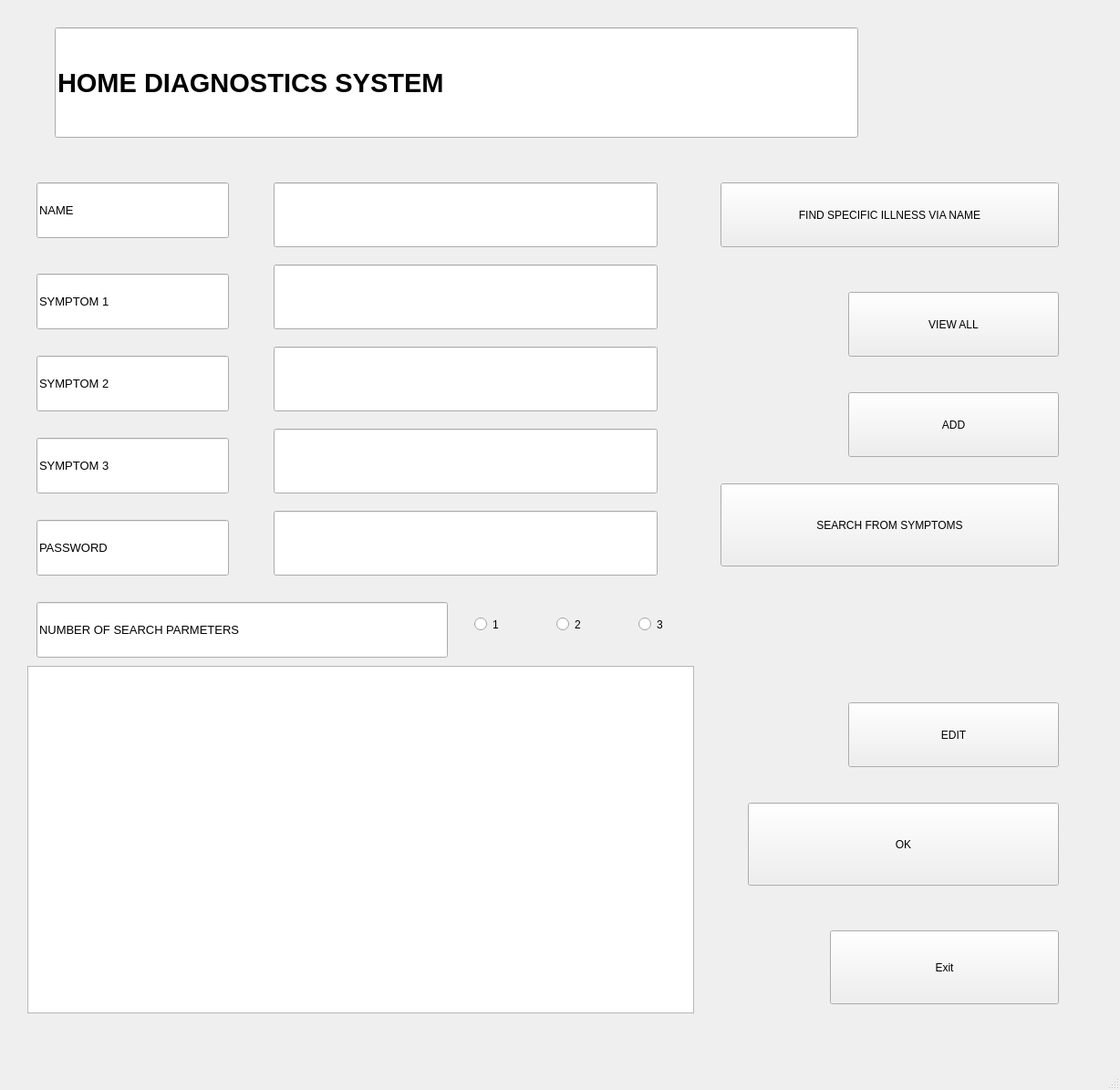
<?xml version="1.0" encoding="UTF-8"?>
<ui version="4.0">
 <class>MainWindow</class>
 <widget class="QMainWindow" name="MainWindow">
  <property name="geometry">
   <rect>
    <x>0</x>
    <y>0</y>
    <width>1228</width>
    <height>1195</height>
   </rect>
  </property>
  <property name="windowTitle">
   <string>MainWindow</string>
  </property>
  <widget class="QWidget" name="centralwidget">
   <widget class="QPushButton" name="btn_add">
    <property name="geometry">
     <rect>
      <x>930</x>
      <y>430</y>
      <width>231</width>
      <height>71</height>
     </rect>
    </property>
    <property name="text">
     <string>ADD</string>
    </property>
   </widget>
   <widget class="QPushButton" name="btn_search">
    <property name="geometry">
     <rect>
      <x>790</x>
      <y>530</y>
      <width>371</width>
      <height>91</height>
     </rect>
    </property>
    <property name="text">
     <string>SEARCH FROM SYMPTOMS</string>
    </property>
   </widget>
   <widget class="QPushButton" name="btn_exit">
    <property name="geometry">
     <rect>
      <x>910</x>
      <y>1020</y>
      <width>251</width>
      <height>81</height>
     </rect>
    </property>
    <property name="text">
     <string>Exit</string>
    </property>
   </widget>
   <widget class="QLineEdit" name="lne_pass">
    <property name="geometry">
     <rect>
      <x>300</x>
      <y>560</y>
      <width>421</width>
      <height>71</height>
     </rect>
    </property>
   </widget>
   <widget class="QLineEdit" name="lineEdit_5">
    <property name="geometry">
     <rect>
      <x>40</x>
      <y>390</y>
      <width>211</width>
      <height>61</height>
     </rect>
    </property>
    <property name="font">
     <font>
      <family>Segoe UI</family>
      <pointsize>10</pointsize>
     </font>
    </property>
    <property name="text">
     <string>SYMPTOM 2</string>
    </property>
   </widget>
   <widget class="QLineEdit" name="lineEdit_4">
    <property name="geometry">
     <rect>
      <x>40</x>
      <y>300</y>
      <width>211</width>
      <height>61</height>
     </rect>
    </property>
    <property name="font">
     <font>
      <family>Segoe UI</family>
      <pointsize>10</pointsize>
     </font>
    </property>
    <property name="text">
     <string>SYMPTOM 1</string>
    </property>
   </widget>
   <widget class="QLineEdit" name="lineEdit_12">
    <property name="geometry">
     <rect>
      <x>40</x>
      <y>660</y>
      <width>451</width>
      <height>61</height>
     </rect>
    </property>
    <property name="font">
     <font>
      <family>Segoe UI</family>
      <pointsize>10</pointsize>
     </font>
    </property>
    <property name="text">
     <string>NUMBER OF SEARCH PARMETERS</string>
    </property>
   </widget>
   <widget class="QPushButton" name="btn_ok">
    <property name="geometry">
     <rect>
      <x>820</x>
      <y>880</y>
      <width>341</width>
      <height>91</height>
     </rect>
    </property>
    <property name="text">
     <string>OK</string>
    </property>
   </widget>
   <widget class="QLineEdit" name="lineEdit_6">
    <property name="geometry">
     <rect>
      <x>40</x>
      <y>480</y>
      <width>211</width>
      <height>61</height>
     </rect>
    </property>
    <property name="font">
     <font>
      <family>Segoe UI</family>
      <pointsize>10</pointsize>
     </font>
    </property>
    <property name="text">
     <string>SYMPTOM 3</string>
    </property>
   </widget>
   <widget class="QTextEdit" name="txt_edit1">
    <property name="geometry">
     <rect>
      <x>30</x>
      <y>730</y>
      <width>731</width>
      <height>381</height>
     </rect>
    </property>
    <property name="font">
     <font>
      <family>Nirmala UI</family>
      <pointsize>10</pointsize>
     </font>
    </property>
   </widget>
   <widget class="QLineEdit" name="lne_title">
    <property name="geometry">
     <rect>
      <x>60</x>
      <y>30</y>
      <width>881</width>
      <height>121</height>
     </rect>
    </property>
    <property name="font">
     <font>
      <family>Segoe UI</family>
      <pointsize>22</pointsize>
      <weight>75</weight>
      <bold>true</bold>
     </font>
    </property>
    <property name="text">
     <string>HOME DIAGNOSTICS SYSTEM</string>
    </property>
   </widget>
   <widget class="QLineEdit" name="lineEdit_11">
    <property name="geometry">
     <rect>
      <x>40</x>
      <y>570</y>
      <width>211</width>
      <height>61</height>
     </rect>
    </property>
    <property name="font">
     <font>
      <family>Segoe UI</family>
      <pointsize>10</pointsize>
     </font>
    </property>
    <property name="text">
     <string>PASSWORD</string>
    </property>
   </widget>
   <widget class="QRadioButton" name="rbn_2">
    <property name="geometry">
     <rect>
      <x>610</x>
      <y>670</y>
      <width>156</width>
      <height>29</height>
     </rect>
    </property>
    <property name="text">
     <string>2</string>
    </property>
   </widget>
   <widget class="QPushButton" name="btn_viewall">
    <property name="geometry">
     <rect>
      <x>930</x>
      <y>320</y>
      <width>231</width>
      <height>71</height>
     </rect>
    </property>
    <property name="text">
     <string>VIEW ALL</string>
    </property>
   </widget>
   <widget class="QLineEdit" name="lne_sy3">
    <property name="geometry">
     <rect>
      <x>300</x>
      <y>470</y>
      <width>421</width>
      <height>71</height>
     </rect>
    </property>
   </widget>
   <widget class="QPushButton" name="btn_edit">
    <property name="geometry">
     <rect>
      <x>930</x>
      <y>770</y>
      <width>231</width>
      <height>71</height>
     </rect>
    </property>
    <property name="text">
     <string>EDIT</string>
    </property>
   </widget>
   <widget class="QPushButton" name="btn_findname">
    <property name="geometry">
     <rect>
      <x>790</x>
      <y>200</y>
      <width>371</width>
      <height>71</height>
     </rect>
    </property>
    <property name="text">
     <string>FIND SPECIFIC ILLNESS VIA NAME</string>
    </property>
   </widget>
   <widget class="QRadioButton" name="rbn_1">
    <property name="geometry">
     <rect>
      <x>520</x>
      <y>670</y>
      <width>156</width>
      <height>29</height>
     </rect>
    </property>
    <property name="text">
     <string>1</string>
    </property>
   </widget>
   <widget class="QLineEdit" name="lne_name">
    <property name="geometry">
     <rect>
      <x>300</x>
      <y>200</y>
      <width>421</width>
      <height>71</height>
     </rect>
    </property>
   </widget>
   <widget class="QLineEdit" name="lineEdit_3">
    <property name="geometry">
     <rect>
      <x>40</x>
      <y>200</y>
      <width>211</width>
      <height>61</height>
     </rect>
    </property>
    <property name="font">
     <font>
      <family>Segoe UI</family>
      <pointsize>10</pointsize>
     </font>
    </property>
    <property name="text">
     <string>NAME</string>
    </property>
   </widget>
   <widget class="QLineEdit" name="lne_sy2">
    <property name="geometry">
     <rect>
      <x>300</x>
      <y>380</y>
      <width>421</width>
      <height>71</height>
     </rect>
    </property>
   </widget>
   <widget class="QRadioButton" name="rbn_3">
    <property name="geometry">
     <rect>
      <x>700</x>
      <y>670</y>
      <width>156</width>
      <height>29</height>
     </rect>
    </property>
    <property name="text">
     <string>3</string>
    </property>
   </widget>
   <widget class="QLineEdit" name="lne_sy1">
    <property name="geometry">
     <rect>
      <x>300</x>
      <y>290</y>
      <width>421</width>
      <height>71</height>
     </rect>
    </property>
   </widget>
  </widget>
  <widget class="QMenuBar" name="menubar">
   <property name="geometry">
    <rect>
     <x>0</x>
     <y>0</y>
     <width>1228</width>
     <height>38</height>
    </rect>
   </property>
  </widget>
  <widget class="QStatusBar" name="statusbar"/>
 </widget>
 <resources/>
 <connections/>
</ui>
